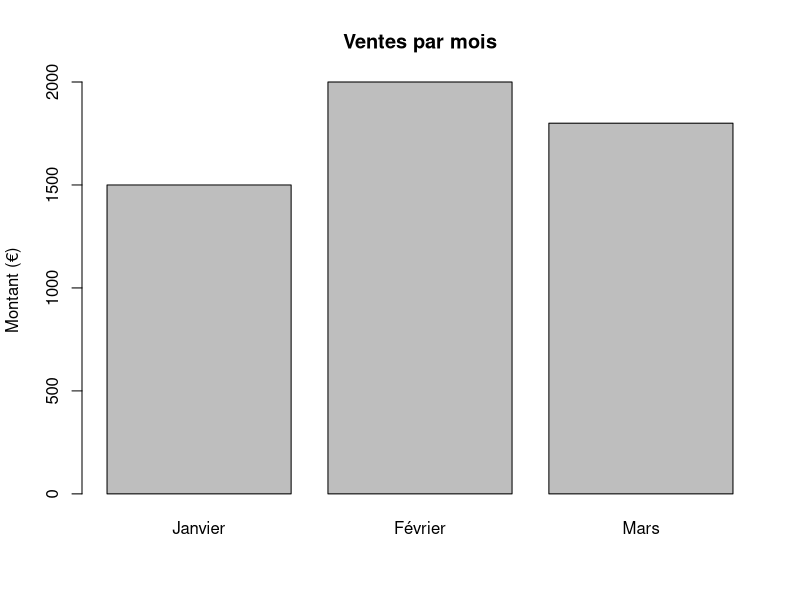
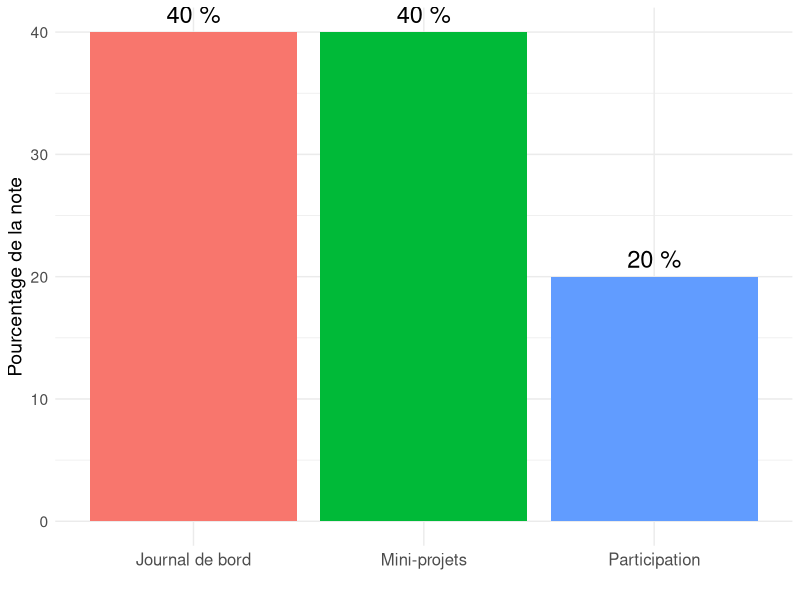

Generate these figures, in order, with R:
## ---- chunk 1
#| echo: true
#| eval: true

# Créer une liste de notes
notes <- c(15, 12, 18, 14, 16, 13, 17)
# Calculer la moyenne
moyenne <- mean(notes)
# Afficher le résultat
print(paste("La moyenne est :", moyenne))
## ---- chunk 2
#| echo: true
#| eval: true
#| fig-width: 8
#| fig-height: 4

# Testons le code !
mois <- c("Janvier", "Février", "Mars")
ventes <- c(1500, 2000, 1800)

# Créer le graphique
barplot(ventes, names.arg = mois, 
        main = "Ventes par mois",
        ylab = "Montant (€)")
## ---- chunk 3
#| echo: false
#| eval: true
#| fig-width: 8
#| fig-height: 5
#| fig-align: "center"

# Création d'un graphique des évaluations
library(ggplot2)
evaluations <- data.frame(
  Type = c("Journal de bord", "Mini-projets", "Participation"),
  Poids = c(40, 40, 20),
  Description = c("Apprentissage", "Rendus", "En classe")
)

ggplot(evaluations, aes(x = reorder(Type, -Poids), y = Poids, fill = Type)) +
  geom_bar(stat = "identity") +
  geom_text(aes(label = paste(Poids, "%")), vjust = -0.5, size = 6) +
  labs(y = "Pourcentage de la note", x = "") +
  theme_minimal() +
  theme(legend.position = "none",
        text = element_text(size = 14),
        axis.text.x = element_text(size = 12))
